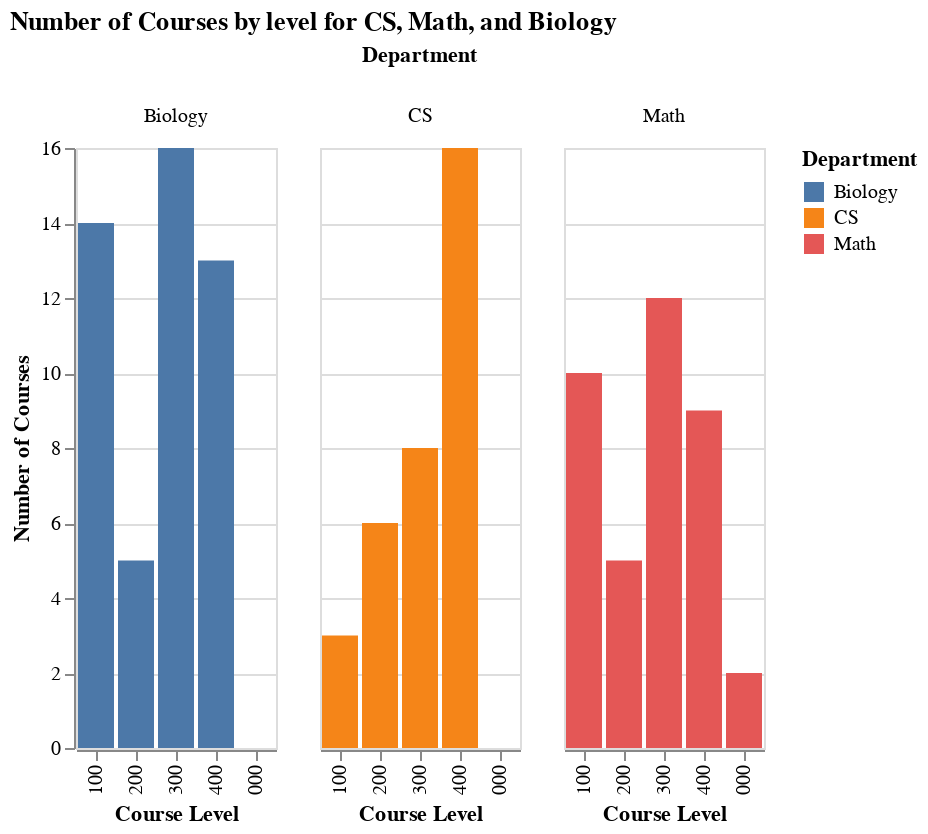

The notebook cell this image was saved under:
### Markdown cell above
## Step 3: Exploratory Data Analysis (EDA)
### Answer to question one
`"Which departments offer more advanced (300/400 level) courses?"`


In this section, I explore patterns across the Computer Science, Mathematics, and Biology curricula using data visualizations and text analysis.

### Goals of EDA:
- Compare how each department distributes courses across levels (100–400).
- Identify the most common keywords used in course descriptions for each department.
- Highlight key differences in academic focus and structure between departments.

### Code cell
# Combine all departments into one DataFrame
df_combined = pd.concat([df_cs, df_math, df_bio], ignore_index=True)

# get course level (100,200,..)
df_combined['Course Level'] = df_combined['Course Code'].apply(lambda x: x.split()[1][0] + "00")

# group by department and level
level_counts_all = df_combined.groupby(['Department', 'Course Level']).size().reset_index(name='Count')

# barchart showing them grouped by dept
chart = alt.Chart(level_counts_all).mark_bar().encode(
    x=alt.X('Course Level:O', sort=['100', '200', '300', '400'], title='Course Level'),
    y=alt.Y('Count:Q', title='Number of Courses'),
    color='Department:N',
    column=alt.Column('Department:N', title='Department'),
    tooltip=['Department', 'Course Level', 'Count']
).properties(
    title='Number of Courses by level for CS, Math, and Biology'
)

chart

### Figure 1 — Vega-Lite specification as saved in the notebook (floating-point values rounded to 4 significant figures)
{"config": {"view": {"continuousWidth": 300, "continuousHeight": 300}}, "data": {"name": "data-5cd03529a174e73a441dc8f1cd010a3b"}, "mark": {"type": "bar"}, "encoding": {"color": {"field": "Department", "type": "nominal"}, "column": {"field": "Department", "title": "Department", "type": "nominal"}, "tooltip": [{"field": "Department", "type": "nominal"}, {"field": "Course Level", "type": "nominal"}, {"field": "Count", "type": "quantitative"}], "x": {"field": "Course Level", "sort": ["100", "200", "300", "400"], "title": "Course Level", "type": "ordinal"}, "y": {"field": "Count", "title": "Number of Courses", "type": "quantitative"}}, "title": "Number of Courses by level for CS, Math, and Biology", "$schema": "https://vega.github.io/schema/vega-lite/v5.20.1.json", "datasets": {"data-5cd03529a174e73a441dc8f1cd010a3b": [{"Department": "Biology", "Course Level": "100", "Count": 14}, {"Department": "Biology", "Course Level": "200", "Count": 5}, {"Department": "Biology", "Course Level": "300", "Count": 16}, {"Department": "Biology", "Course Level": "400", "Count": 13}, {"Department": "CS", "Course Level": "100", "Count": 3}, {"Department": "CS", "Course Level": "200", "Count": 6}, {"Department": "CS", "Course Level": "300", "Count": 8}, {"Department": "CS", "Course Level": "400", "Count": 16}, {"Department": "Math", "Course Level": "000", "Count": 2}, {"Department": "Math", "Course Level": "100", "Count": 10}, {"Department": "Math", "Course Level": "200", "Count": 5}, {"Department": "Math", "Course Level": "300", "Count": 12}, {"Department": "Math", "Course Level": "400", "Count": 9}]}}
